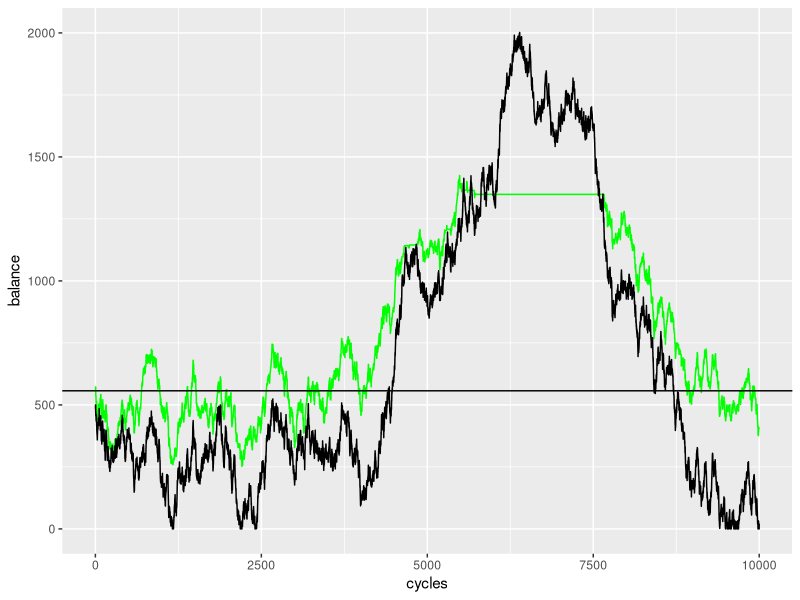

The R script that drew this image:
library(ggplot2)
library(dplyr)
dat <- read.csv('data.csv')

starting.balance = dat[1, ]$balance

dat %>%
  mutate(cycles = as.numeric(rownames(dat))) %>%
  ggplot() +
    geom_line(aes(cycles, balance), color = 'green') +
    geom_line(aes(cycles, price)) +
    geom_hline(yintercept = starting.balance)
